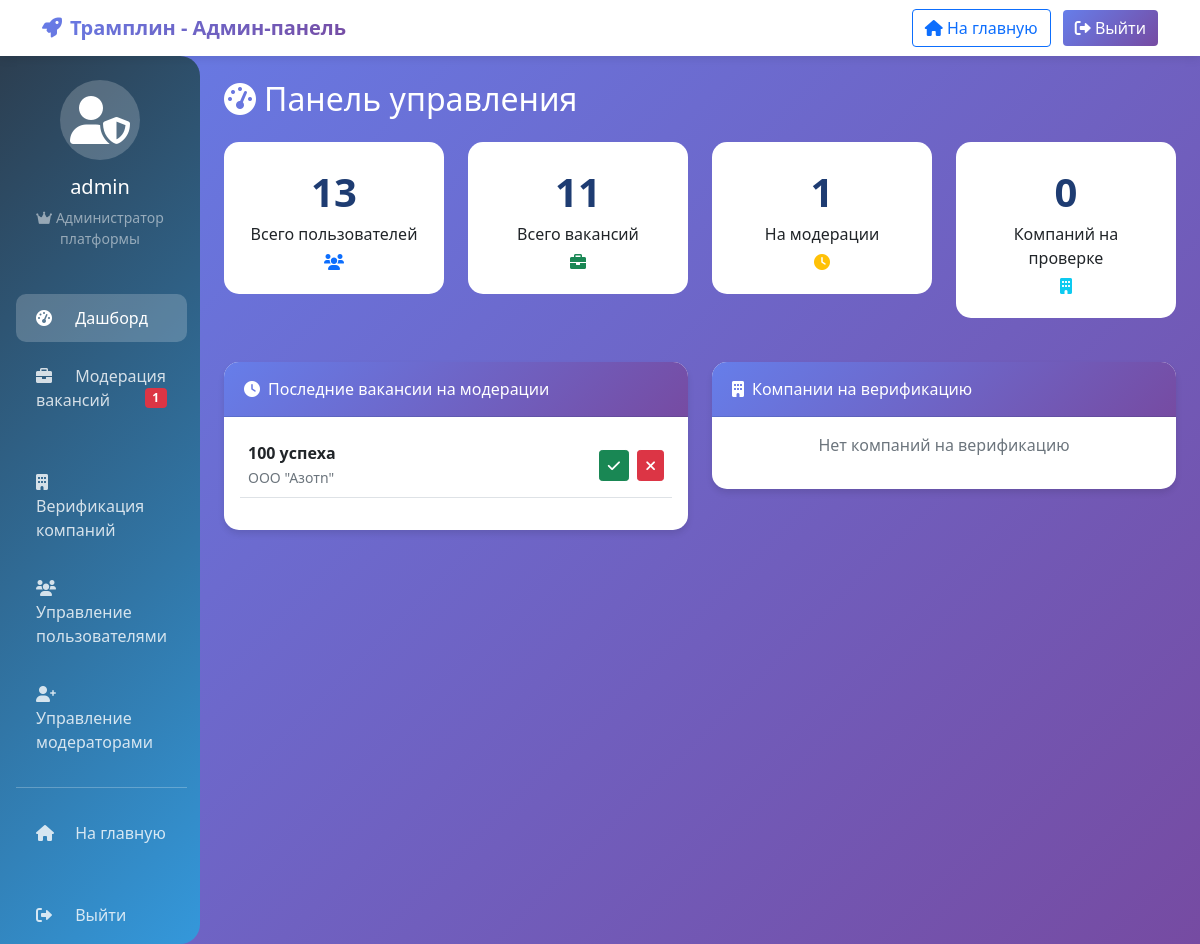
The page /admin/dashboard (signed in) on the database its author committed.
### main.py (models this page shows)
class User(Base):
    __tablename__ = "users"
    id = Column(Integer, primary_key=True, index=True)
    email = Column(String, unique=True, index=True, nullable=False)
    username = Column(String, unique=True, index=True, nullable=False)
    password_hash = Column(String, nullable=False)
    role = Column(String, default="seeker")
    is_active = Column(Boolean, default=True)
    created_at = Column(DateTime, default=datetime.utcnow)
    verification_token = Column(String, nullable=True)
    seeker_profile = relationship("SeekerProfile", back_populates="user", uselist=False)
    employer_profile = relationship("EmployerProfile", back_populates="user", uselist=False)
    curator_profile = relationship("CuratorProfile", back_populates="user", uselist=False)

class Opportunity(Base):
    __tablename__ = "opportunities"
    id = Column(Integer, primary_key=True, index=True)
    employer_id = Column(Integer, ForeignKey("employer_profiles.id"))
    title = Column(String, nullable=False)
    description = Column(Text, nullable=False)
    type = Column(Enum(OpportunityType), nullable=False)
    work_format = Column(Enum(WorkFormat), nullable=False)
    employment_type = Column(Enum(EmploymentType), nullable=True)
    location = Column(String, nullable=False)
    latitude = Column(Float, nullable=True)
    longitude = Column(Float, nullable=True)
    salary_min = Column(Integer, nullable=True)
    salary_max = Column(Integer, nullable=True)
    requirements = Column(Text, nullable=True)
    tags = Column(Text, nullable=True)
    contacts = Column(Text, nullable=True)
    published_at = Column(DateTime, default=datetime.utcnow)
    expires_at = Column(Date, nullable=True)
    event_date = Column(Date, nullable=True)
    is_active = Column(Boolean, default=True)
    is_moderated = Column(Boolean, default=False)
    views = Column(Integer, default=0)
    employer = relationship("EmployerProfile", back_populates="opportunities")
    responses = relationship("ApplicationResponse", back_populates="opportunity")
    favorites = relationship("Favorite", back_populates="opportunity")
    moderation_logs = relationship("ModerationLog", foreign_keys="ModerationLog.opportunity_id")
    is_online = Column(Boolean, default=False)  # True - онлайн, False - офлайн

class EmployerProfile(Base):
    __tablename__ = "employer_profiles"
    id = Column(Integer, primary_key=True, index=True)
    user_id = Column(Integer, ForeignKey("users.id"), unique=True)
    company_name = Column(String, nullable=False, default="")
    description = Column(Text, nullable=True)
    industry = Column(String, nullable=True)
    website = Column(String, nullable=True)
    social_links = Column(Text, nullable=True)
    inn = Column(String, nullable=True)
    verification_status = Column(Enum(VerificationStatus), default=VerificationStatus.PENDING)
    verification_docs = Column(Text, nullable=True)
    verified_at = Column(DateTime, nullable=True)
    logo = Column(String, nullable=True)
    address = Column(String, nullable=True)
    city = Column(String, nullable=True)
    user = relationship("User", back_populates="employer_profile")
    opportunities = relationship("Opportunity", back_populates="employer")

### main.py (the view)
@app.get("/admin/dashboard", response_class=HTMLResponse)
async def admin_dashboard(request: Request, db: Session = Depends(get_db)):
    try:
        current_user = get_current_user(request, db)
        if not current_user:
            return RedirectResponse(url="/login", status_code=302)
        if current_user.role != 'admin':
            raise HTTPException(status_code=403, detail="Доступ запрещен. Только для администратора.")
        admin = current_user
        pending_vacancies = db.query(Opportunity).filter(
            Opportunity.is_moderated == False,
            Opportunity.is_active == True
        ).all()
        pending_employers = db.query(EmployerProfile).filter(
            EmployerProfile.verification_status == VerificationStatus.PENDING
        ).all()
        all_users = db.query(User).all()
        moderators = db.query(User).filter(User.role == 'curator').all()
        return templates.TemplateResponse("admin_dashboard_full.html", {
            "request": request,
            "admin": admin,
            "pending_vacancies": pending_vacancies,
            "pending_vacancies_count": len(pending_vacancies),
            "pending_employers": pending_employers,
            "pending_employers_count": len(pending_employers),
            "all_users": all_users,
            "moderators": moderators,
            "total_users": db.query(User).count(),
            "total_vacancies": db.query(Opportunity).count()
        })
    except HTTPException:
        raise
    except Exception as e:
        print(f"❌ Ошибка админ-панели: {e}")
        import traceback
        traceback.print_exc()
        raise HTTPException(status_code=500, detail=str(e))

### templates/admin_dashboard_full.html (shortened to what this page needs)
<!DOCTYPE html>
<html lang="ru">
<head>
    <link href="https://cdn.jsdelivr.net/npm/bootstrap@5.1.3/dist/css/bootstrap.min.css" rel="stylesheet">
    <link rel="stylesheet" href="https://cdnjs.cloudflare.com/ajax/libs/font-awesome/6.0.0/css/all.min.css">
</head>
<body>
    <nav class="navbar navbar-expand-lg navbar-light bg-white">
        <div class="container">
            <a class="navbar-brand" href="/">
                <i class="fas fa-rocket me-2"></i>Трамплин - Админ-панель
            </a>
            <div class="ms-auto">
                <a href="/" class="btn btn-outline-primary me-2">
                    <i class="fas fa-home"></i> На главную
                </a>
                <a href="/logout" class="btn btn-primary">
                    <i class="fas fa-sign-out-alt"></i> Выйти
                </a>
            </div>
        </div>
    </nav>
    <div class="container-fluid">
        <div class="row">
            <div class="col-md-3 col-lg-2 px-0 sidebar">
                <div class="text-center py-4">
                    <div class="avatar">
                        <i class="fas fa-user-shield"></i>
                    </div>
                    <h5>{{ admin.username }}</h5>
                    <p class="small text-white-50">
                        <i class="fas fa-crown me-1"></i>Администратор платформы
                    </p>
                </div>
                <nav class="nav flex-column px-3">
                    <a class="nav-link active" href="#" onclick="showSection('dashboard')">
                        <i class="fas fa-tachometer-alt"></i> Дашборд
                    </a>
                    <a class="nav-link" href="#" onclick="showSection('vacancies')">
                        <i class="fas fa-briefcase"></i> Модерация вакансий
                        {% if pending_vacancies_count > 0 %}
                        <span class="badge bg-danger float-end">{{ pending_vacancies_count }}</span>
                        {% endif %}
                    </a>
                    <a class="nav-link" href="#" onclick="showSection('employers')">
                        <i class="fas fa-building"></i> Верификация компаний
                    </a>
                    <a class="nav-link" href="#" onclick="showSection('users')">
                        <i class="fas fa-users"></i> Управление пользователями
                    </a>
                    <a class="nav-link" href="#" onclick="showSection('moderators')">
                        <i class="fas fa-user-plus"></i> Управление модераторами
                    </a>
                    <hr class="bg-light my-3">
                    <a class="nav-link" href="/">
                        <i class="fas fa-home"></i> На главную
                    </a>
                    <a class="nav-link" href="/logout">
                        <i class="fas fa-sign-out-alt"></i> Выйти
                    </a>
                </nav>
            </div>
            <div class="col-md-9 col-lg-10 p-4">
                <div id="dashboardSection" class="fade-in">
                    <h2 class="text-white mb-4">
                        <i class="fas fa-tachometer-alt me-2"></i>Панель управления
                    </h2>
                    <div class="row">
                        <div class="col-md-3">
                            <div class="stat-card">
                                <div class="stat-number">{{ total_users }}</div>
                                <div class="stat-label">Всего пользователей</div>
                                <i class="fas fa-users mt-2 text-primary"></i>
                            </div>
                        </div>
                        <div class="col-md-3">
                            <div class="stat-card">
                                <div class="stat-number">{{ total_vacancies }}</div>
                                <div class="stat-label">Всего вакансий</div>
                                <i class="fas fa-briefcase mt-2 text-success"></i>
                            </div>
                        </div>
                        <div class="col-md-3">
                            <div class="stat-card">
                                <div class="stat-number">{{ pending_vacancies_count }}</div>
                                <div class="stat-label">На модерации</div>
                                <i class="fas fa-clock mt-2 text-warning"></i>
                            </div>
                        </div>
                        <div class="col-md-3">
                            <div class="stat-card">
                                <div class="stat-number">{{ pending_employers_count }}</div>
                                <div class="stat-label">Компаний на проверке</div>
                                <i class="fas fa-building mt-2 text-info"></i>
                            </div>
                        </div>
                    </div>
                    <div class="row mt-4">
                        <div class="col-md-6">
                            <div class="card">
                                <div class="card-header">
                                    <i class="fas fa-clock me-2"></i>Последние вакансии на модерации
                                </div>
                                <div class="card-body">
                                    {% if pending_vacancies %}
                                        {% for vac in pending_vacancies[:5] %}
                                        <div class="d-flex justify-content-between align-items-center mb-3 p-2 border-bottom">
                                            <div>
                                                <strong>{{ vac.title }}</strong><br>
                                                <small class="text-muted">{{ vac.employer.company_name }}</small>
                                            </div>
                                            <div>
                                                <button class="btn btn-sm btn-success me-1" onclick="moderateVacancy({{ vac.id }}, 'approve')">
                                                    <i class="fas fa-check"></i>
                                                </button>
                                                <button class="btn btn-sm btn-danger" onclick="moderateVacancy({{ vac.id }}, 'reject')">
                                                    <i class="fas fa-times"></i>
                                                </button>
                                            </div>
                                        </div>
                                        {% endfor %}
                                    {% else %}
                                        <p class="text-muted text-center">Нет вакансий на модерации</p>
                                    {% endif %}
                                </div>
                            </div>
                        </div>
                        <div class="col-md-6">
                            <div class="card">
                                <div class="card-header">
                                    <i class="fas fa-building me-2"></i>Компании на верификацию
                                </div>
                                <div class="card-body">
                                    {% if pending_employers %}
                                        {% for emp in pending_employers[:5] %}
                                        <div class="d-flex justify-content-between align-items-center mb-3 p-2 border-bottom">
                                            <div>
                                                <strong>{{ emp.company_name }}</strong><br>
                                                <small class="text-muted">ИНН: {{ emp.inn or 'не указан' }}</small>
                                            </div>
                                            <div>
                                                <button class="btn btn-sm btn-success me-1" onclick="verifyEmployer({{ emp.id }}, 'verify')">
                                                    <i class="fas fa-check"></i> Верифицировать
                                                </button>
                                                <button class="btn btn-sm btn-danger" onclick="verifyEmployer({{ emp.id }}, 'reject')">
                                                    <i class="fas fa-times"></i> Отклонить
                                                </button>
                                            </div>
                                        </div>
                                        {% endfor %}
                                    {% else %}
                                        <p class="text-muted text-center">Нет компаний на верификацию</p>
                                    {% endif %}
                                </div>
                            </div>
                        </div>
                    </div>
                </div>
            </div>
        </div>
    </div>
</body>
</html>

### templates/admin_dashboard_full.html (style rules this page uses)
body { background: linear-gradient(135deg, #667eea 0%, #764ba2 100%); min-height: 100vh; }
.navbar { background: white !important; box-shadow: 0 2px 10px rgba(0,0,0,0.1); }
.navbar-brand { font-weight: bold; background: linear-gradient(135deg, #667eea 0%, #764ba2 100%); -webkit-background-clip: text; -webkit-text-fill-color: transparent; }
.sidebar { background: linear-gradient(135deg, #2c3e50 0%, #3498db 100%); min-height: 100vh; color: white; border-radius: 0 20px 20px 0; }
.sidebar .nav-link { color: rgba(255,255,255,0.8); padding: 12px 20px; margin: 5px 0; border-radius: 10px; transition: all 0.3s; }
.sidebar .nav-link.active { background: rgba(255,255,255,0.2); color: white; }
.sidebar .nav-link i { width: 25px; margin-right: 10px; }
.avatar { width: 80px; height: 80px; background: rgba(255,255,255,0.2); border-radius: 50%; display: flex; align-items: center; justify-content: center; margin: 0 auto 15px; }
.avatar i { font-size: 3rem; }
.card { border-radius: 15px; border: none; box-shadow: 0 4px 6px rgba(0,0,0,0.1); margin-bottom: 20px; }
.card-header { background: linear-gradient(135deg, #667eea 0%, #764ba2 100%); color: white; border-radius: 15px 15px 0 0 !important; padding: 15px 20px; }
.btn-primary { background: linear-gradient(135deg, #667eea 0%, #764ba2 100%); border: none; }
.stat-card { background: white; border-radius: 15px; padding: 20px; text-align: center; margin-bottom: 20px; }
.stat-number { font-size: 2.5rem; font-weight: bold; color: #1e3c72; }
.fade-in { animation: fadeIn 0.5s ease-out; }

### rows shown on the page
User: username "admin"
Opportunity: title "100 успеха", employer.company_name "ООО \"Азотn\""

### other values the page prints
{{ pending_vacancies_count }} "1"
{{ total_users }} "13"
{{ total_vacancies }} "11"
{{ pending_employers_count }} "0"
